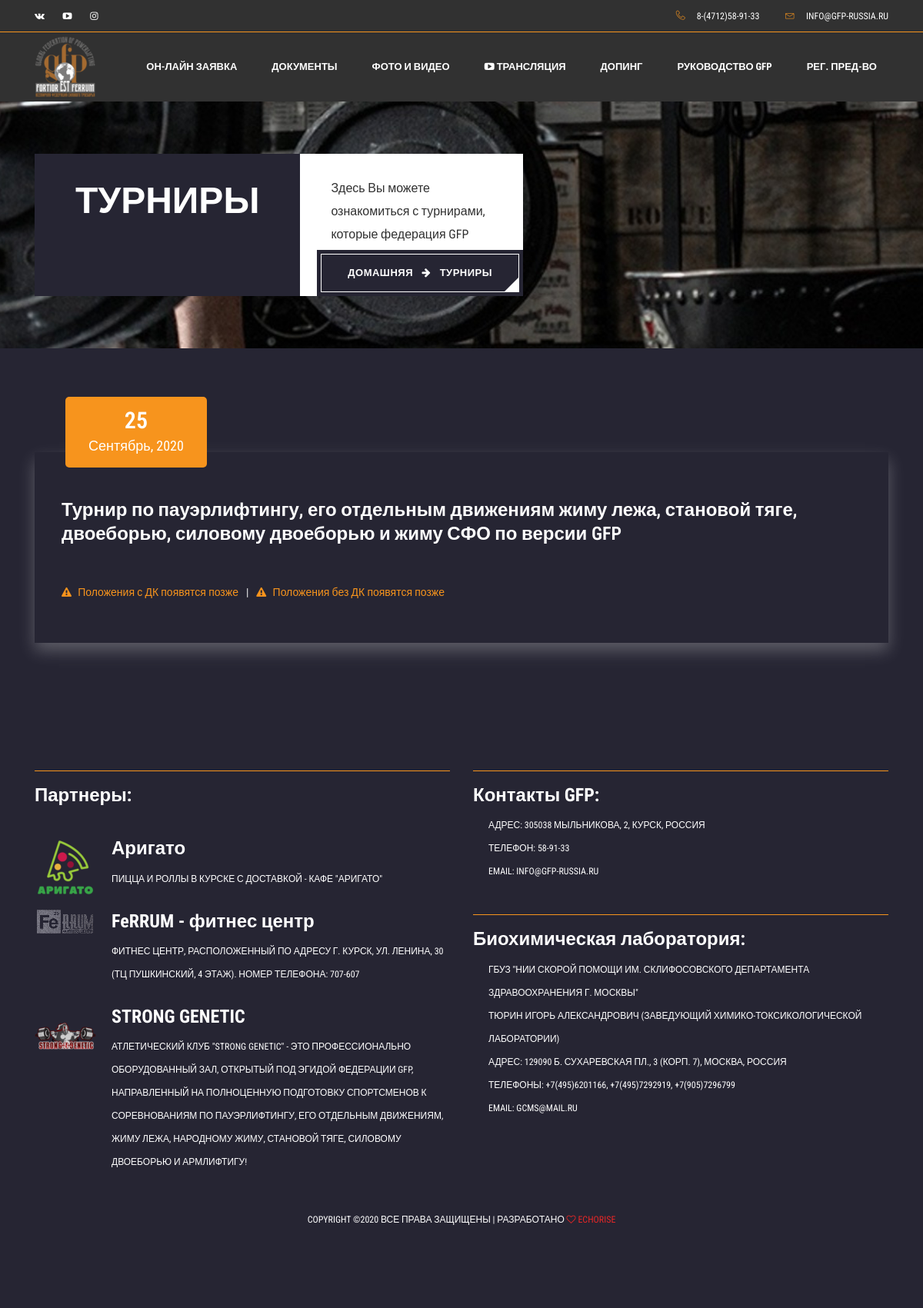
Screenshot of /tournaments/7/ with the database file from the repository.
### tournaments/models.py (models this page shows, shortened)
class Tournament(models.Model):
    name = models.TextField(max_length=512,  blank=True, null=True, default=True, verbose_name='Название турнира')
    short_name = models.CharField(max_length=64, blank=True, null=True, verbose_name='Сокращенное название турнира')
    country = models.CharField(max_length=64, null=True, blank=True, default='Россия', verbose_name='Страна')
    region = models.CharField(max_length=64, blank=True, default='Курская область', verbose_name='Регион')
    town = models.CharField(max_length=64, blank=True, default='Курск', verbose_name='Город')
    start_time = models.DateTimeField(null=True, blank=True, default=None, verbose_name='Дата начала турнира')
    end_time = models.DateTimeField(null=True, blank=True, default=None, verbose_name='Дата окончания турнира')
    status = models.ForeignKey(TournamentStatus, blank=True, default=True, on_delete=models.CASCADE,
                               verbose_name='Статус турнира')
    sponsors = models.CharField(max_length=512, null=True, blank=True, default=None, verbose_name='Спонсоры')
    description = models.TextField(max_length=512, null=True, blank=True, default=None, verbose_name='Описание турнира')
    provisions_dk = models.URLField(max_length=1024, blank=True, default=None, null=None,
                                    verbose_name='Положения на турнир с допинг-контролем')
    provisions_bezdk = models.URLField(max_length=1024, blank=True, default=None, null=None,
                                       verbose_name='Положения на турнир без допинг-контроля')
    nominations = models.URLField(max_length=1024, blank=True, default=None, null=None,
                                  verbose_name='Номинации на турнир')
    regulations = models.URLField(max_length=1024, blank=True, default=None, null=True,
                                  verbose_name='Регламент на турнир')
    results = models.URLField(max_length=1024, blank=True, default=None, null=True, verbose_name='Итоги турнира')
    photo_vk = models.URLField(max_length=1024, blank=True, default=None, null=None, verbose_name='Ссылка на альбом VK')
    video_youtube = models.URLField(max_length=1024, blank=True, default=None, null=None,
                                    verbose_name='Ссылка на видео YOUTUBE')
    is_active = models.BooleanField(default=True, verbose_name='Актуальность турнира')
    created = models.DateTimeField(default=timezone.now, verbose_name='Дата создания турнира')
    updated = models.DateTimeField(default=timezone.now, verbose_name='Дата редактирования турнира')
    @property
    def Турнир(self):
        return truncatechars(self.name, 64)
    @property
    def Описание(self):
        return truncatechars(self.description, 20)
    class Meta:
        ordering = ['-start_time']
        verbose_name = 'Турнир'
        verbose_name_plural = 'Турниры'

### tournaments/views.py (the view)
# urls.py: url(r'^tournaments/(?P<tournament_id>\w+)/$', views.tournament, name='tournament'),
def tournament(request, tournament_id):
    tournaments = Tournament.objects.get(id=tournament_id)
    all_tournaments = TournamentImage.objects.filter(is_active=True, is_main=True, tournament__is_active=True)
    new_tournaments = all_tournaments.filter(tournament__status_id=1)
    documents = Document.objects.filter(is_active=True)
    session_key = request.session.session_key
    if not session_key:
        request.session.cycle_key()
    print(request.session.session_key)
    return render(request, 'tournaments/tournament.html', locals())

### templates/tournaments/tournament.html (shortened to what this page needs)
{% extends 'base.html' %}
{% load static %}
{% block content %}
    <link rel="stylesheet" href="../../static/css/bootstrap.css" />
    <link rel="stylesheet" href="../../static/vendors/linericon/style.css" />
    <link rel="stylesheet" href="../../static/css/font-awesome.min.css" />
    <link rel="stylesheet" href="../../static/vendors/owl-carousel/owl.carousel.min.css" />
    <link rel="stylesheet" href="../../static/vendors/nice-select/css/nice-select.css" />
    <link rel="stylesheet" href="../../static/vendors/animate-css/animate.css" />
    <link rel="stylesheet" href="../../static/vendors/jquery-ui/jquery-ui.css" />
    <link rel="stylesheet" href="../../static/css/style.css" />
    <link rel="stylesheet" href="../../static/css/responsive.css" />
<section class="home_banner_area banner-area">
    <div class="banner_inner d-flex align-items-center">
        <div class="container">
            <div class="row">
                <div class="col-lg-7">
                    <div class="banner_content d-flex flex-md-row flex-column">
                        <div class="banner-left text-md-right">
                            <h1 class="text-uppercase">Турниры<br><br></h1>
                        </div>
                        <div class="banner-right position-relative">
                            <p>Здесь Вы можете ознакомиться с турнирами, которые федерация GFP провела</p>
                            <span class="main_btn mt-4 mt-md-0" href="#">
                                <a href="{% url 'home' %}" class="text-white">Домашняя</a>
                                <i class="fa fa-arrow-right mx-2"></i>
                                <a href="#" class="text-white">Турниры</a>
                            </span>
                        </div>
                    </div>
                </div>
            </div>
        </div>
    </div>
</section>
<section class="blog_area section_gap">
    <div class="container">
        <div class="row">
            <div class="col-lg-12">
                <div class="blog_left_sidebar">
                    <div class="blog_item_img">
                    <br><br>
                        <a href="#" class="text-center blog_item_date">
                            <h3>{{ tournaments.start_time|date:"j" }}</h3>
                            <p>{{ tournaments.start_time|date:"F, Y" }}</p>
                        </a>
                    </div>
                    <div class="blog_details">
                        <a class="d-inline-block">
                            {% if tournaments.name %}
                                <h2>{{ tournaments.name }}</h2>
                            {% else %}
                                <h2>Название турнира еще не подготовлено. Следите за нашими новостями!</h2>
                            {% endif %}
                        </a>
                        <ul class="blog-info-link">
                            {% if tournaments.provisions_dk %}
                                <li><a href="{{ tournaments.provisions_dk }}" target="_blank"><i class="fa fa-book"></i> Положения с допинг-контролем</a></li>
                            {% else %}
                                <li><a href="#"><i class="fa fa-warning"></i> Положения с ДК появятся позже</a></li>
                            {% endif %}
                            {% if tournaments.provisions_bezdk %}
                                <li><a href="{{ tournaments.provisions_bezdk }}" target="_blank"><i class="fa fa-book"></i> Положения без допинг-контроля</a></li>
                            {% else %}
                                <li><a href="#"><i class="fa fa-warning"></i> Положения без ДК появятся позже</a></li>
                            {% endif %}
                        </ul>
                    </div>
                </div>
            </div>
        </div>
    </div>
</section>
{% endblock %}

### rows the page displays
Tournament: start_time "25", start_time "Сентябрь, 2020", name "Турнир по пауэрлифтингу, его отдельным движениям жиму лежа, становой тяге, двоеборью, силовому двоеборью и жиму СФО по версии GFP"
